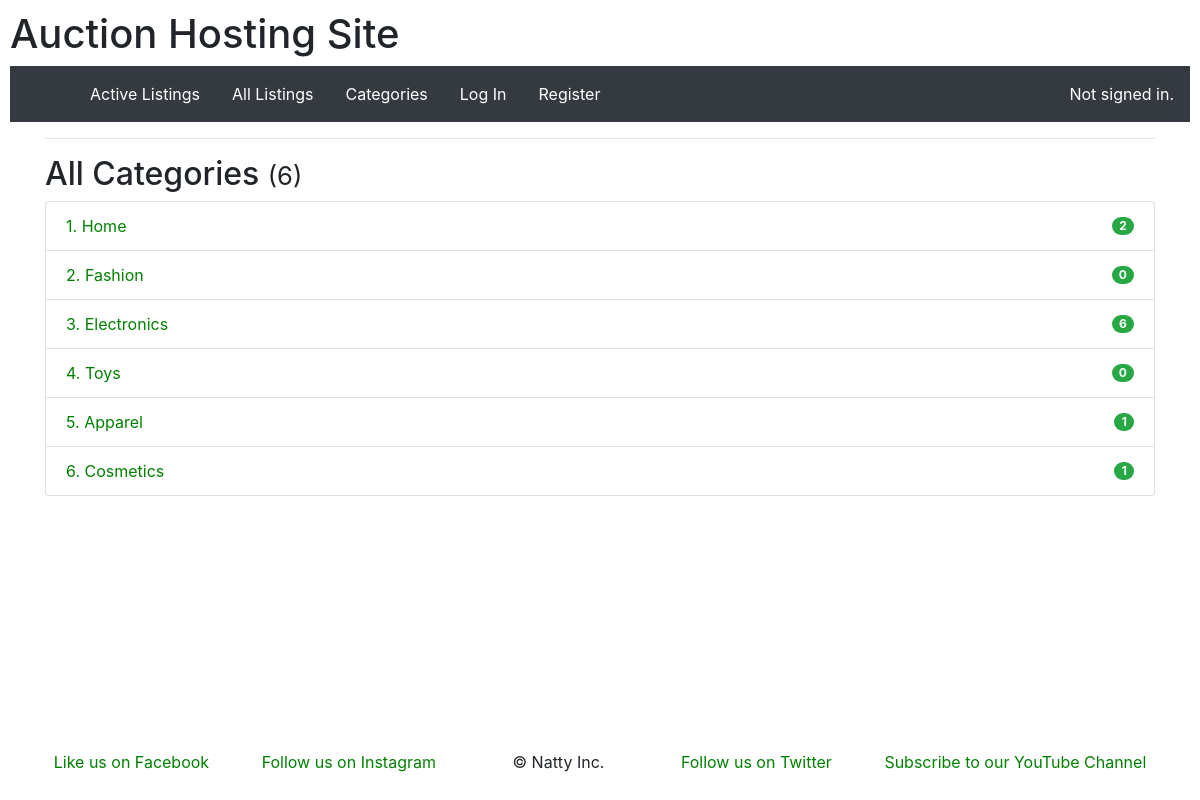
The page /categories on the database its author committed.
### auctions/models.py (models this page shows)
class Category(models.Model):
    name = models.CharField(max_length=32, unique=True)
    def __str__(self):
        return self.name

### auctions/views.py (the view)
# urls.py: path("categories", views.categories, name="categories"),
def categories(request):
    return render(request, "auctions/categories.html", { "categories": Category.objects.all() })

### auctions/templates/auctions/categories.html (shortened to what this page needs)
{% extends "auctions/layout.html" %}
{% block body %}
    <h2>All Categories <small>({{ categories.count }})</small></h2>
<div class="list-group">
    {% for c in categories %}
        <a href="{% url 'cat_list' c.id %}" class="list-group-item d-flex justify-content-between align-items-center">
            {{ c.id }}. {{ c }}<span class="badge badge-success badge-pill">{{ c.listings.all.count }}</span>
        </a>
    {% endfor %}
</div>
{% endblock %}

### auctions/templates/auctions/layout.html (shortened to what this page needs)
{% load static %}
<!DOCTYPE html>
<html lang="en">
<head>
    <link rel="stylesheet" href="https://stackpath.bootstrapcdn.com/bootstrap/4.4.1/css/bootstrap.min.css"
>
    <link href="{% static 'auctions/styles.css' %}" rel="stylesheet">
</head>
<body class="d-flex flex-column min-vh-100">
    <h1>Auction Hosting Site</h1>
    <nav class="navbar navbar-expand-lg navbar-dark bg-dark">
        <div class="collapse navbar-collapse ml-5" id="navbarSupportedContent">
            <ul class="navbar-nav mr-auto">
                <li class="nav-item active mx-2">
                    <a class="nav-link" href="{% url 'index' %}">Active Listings</a>
                </li>
                <li class="nav-item active mx-2">
                    <a class="nav-link" href="{% url 'allListings' %}">All Listings</a>
                </li>
                <li class="nav-item active mx-2">
                    <a class="nav-link" href="{% url 'categories' %}">Categories</a>
                </li>
                {% if user.is_authenticated %}
                <li class="nav-item active mx-2">
                    <a class="nav-link" href="{% url 'create' %}">Host Auction</a>
                </li>
                <li class="nav-item active mx-2">
                    <a class="nav-link" href="{% url 'myListing' %}">My Listing</a>
                </li>
                <li class="nav-item active mx-2">
                    <a class="nav-link" href="{% url 'won' %}">Won</a>
                </li>
                <li class="nav-item active mx-2">
                    <a class="nav-link" href="{% url 'watchlist' %}">Watch List</a>
                </li>
                <li class="nav-item active mx-2">
                    <a class="nav-link" href="{% url 'logout' %}">Log Out</a>
                </li>
                {% else %}
                <li class="nav-item active mx-2">
                    <a class="nav-link" href="{% url 'login' %}">Log In</a>
                </li>
                <li class="nav-item active mx-2">
                    <a class="nav-link" href="{% url 'register' %}">Register</a>
                </li>
                {% endif %}
            </ul>
        </div>
        <div class="float-right text-white">
            {% if user.is_authenticated %}
            Signed in as <strong>{{ user.username }}</strong>.
            {% else %}
            Not signed in.
            {% endif %}
        </div>
    </nav>
    <div class="container">
        <hr>
        {% block body %}
        {% endblock %}
    </div>
    <footer class="page-footer font-small pt-4 mt-auto">
        <div class="container-fluid text-center text-md-left">
            <div class="row">
                <ul class="list-inline mx-auto">
                    <li class="list-inline-item mx-4"><a href="#">Like us on Facebook</a></li>
                    <li class="list-inline-item mx-4"><a href="#">Follow us on Instagram</a></li>
                    <li class="list-inline-item mx-5">&copy; Natty Inc.</li>
                    <li class="list-inline-item mx-4"><a href="#">Follow us on Twitter</a></li>
                    <li class="list-inline-item mx-4"><a href="#">Subscribe to our YouTube Channel</a></li>
                </ul>
            </div>
        </div>
    </footer>
</body>
</html>

### auctions/static/auctions/styles.css (style rules this page uses)
body { padding: 10px; }
a { color: green; }

### rows shown on the page
Category: id "1", name "Home", listings.all.count "2"
Category: id "2", name "Fashion", listings.all.count "0"
Category: id "3", name "Electronics", listings.all.count "6"
Category: id "4", name "Toys", listings.all.count "0"
Category: id "5", name "Apparel", listings.all.count "1"
Category: id "6", name "Cosmetics", listings.all.count "1"

### other values the page prints
{{ categories.count }} "6"
